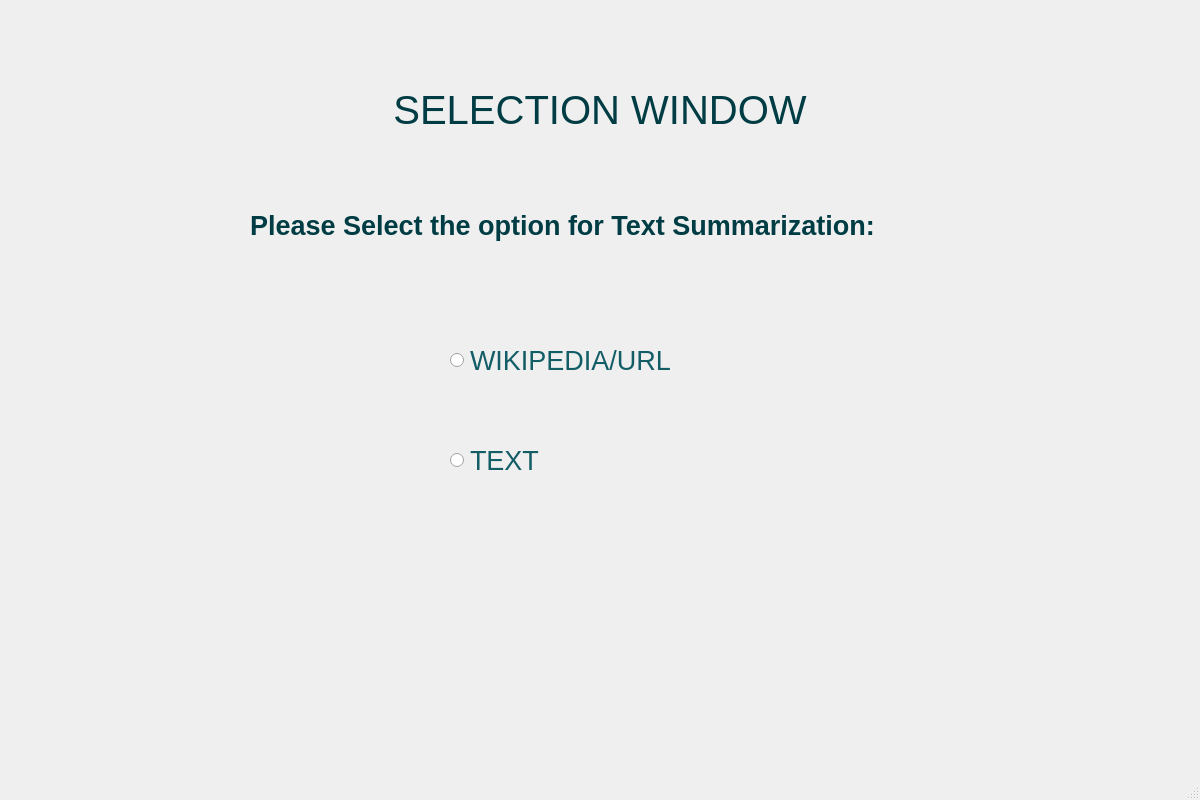
<?xml version="1.0" encoding="UTF-8"?>
<ui version="4.0">
 <class>MainWindow</class>
 <widget class="QMainWindow" name="MainWindow">
  <property name="geometry">
   <rect>
    <x>0</x>
    <y>0</y>
    <width>1200</width>
    <height>800</height>
   </rect>
  </property>
  <property name="windowTitle">
   <string>TextSummarization</string>
  </property>
  <property name="styleSheet">
   <string notr="true">QMainWindow:{background-color:&quot;#795eff&quot;}</string>
  </property>
  <widget class="QWidget" name="centralwidget">
   <property name="styleSheet">
    <string notr="true">background-color:&quot;#E3FEF7&quot;</string>
   </property>
   <widget class="QRadioButton" name="radioButton">
    <property name="geometry">
     <rect>
      <x>450</x>
      <y>340</y>
      <width>300</width>
      <height>40</height>
     </rect>
    </property>
    <property name="font">
     <font>
      <family>Arial</family>
      <pointsize>20</pointsize>
      <italic>false</italic>
      <fontweight>ExtraBold</fontweight>
     </font>
    </property>
    <property name="layoutDirection">
     <enum>Qt::LeftToRight</enum>
    </property>
    <property name="styleSheet">
     <string notr="true">font: 800 20pt &quot;Arial&quot;;
color: rgb(19, 93, 102);</string>
    </property>
    <property name="text">
     <string>WIKIPEDIA/URL</string>
    </property>
   </widget>
   <widget class="QRadioButton" name="radioButton_2">
    <property name="geometry">
     <rect>
      <x>450</x>
      <y>440</y>
      <width>300</width>
      <height>40</height>
     </rect>
    </property>
    <property name="font">
     <font>
      <family>Arial</family>
      <pointsize>20</pointsize>
      <italic>false</italic>
      <fontweight>ExtraBold</fontweight>
     </font>
    </property>
    <property name="styleSheet">
     <string notr="true">font: 800 20pt &quot;Arial&quot;;
color: rgb(19, 93, 102);</string>
    </property>
    <property name="text">
     <string>TEXT</string>
    </property>
   </widget>
   <widget class="QLabel" name="label">
    <property name="geometry">
     <rect>
      <x>250</x>
      <y>200</y>
      <width>700</width>
      <height>50</height>
     </rect>
    </property>
    <property name="palette">
     <palette>
      <active>
       <colorrole role="WindowText">
        <brush brushstyle="SolidPattern">
         <color alpha="255">
          <red>170</red>
          <green>0</green>
          <blue>0</blue>
         </color>
        </brush>
       </colorrole>
       <colorrole role="Button">
        <brush brushstyle="SolidPattern">
         <color alpha="255">
          <red>227</red>
          <green>254</green>
          <blue>247</blue>
         </color>
        </brush>
       </colorrole>
       <colorrole role="Text">
        <brush brushstyle="SolidPattern">
         <color alpha="255">
          <red>0</red>
          <green>60</green>
          <blue>67</blue>
         </color>
        </brush>
       </colorrole>
       <colorrole role="ButtonText">
        <brush brushstyle="SolidPattern">
         <color alpha="255">
          <red>0</red>
          <green>60</green>
          <blue>67</blue>
         </color>
        </brush>
       </colorrole>
       <colorrole role="Base">
        <brush brushstyle="SolidPattern">
         <color alpha="255">
          <red>227</red>
          <green>254</green>
          <blue>247</blue>
         </color>
        </brush>
       </colorrole>
       <colorrole role="Window">
        <brush brushstyle="SolidPattern">
         <color alpha="255">
          <red>227</red>
          <green>254</green>
          <blue>247</blue>
         </color>
        </brush>
       </colorrole>
       <colorrole role="PlaceholderText">
        <brush brushstyle="SolidPattern">
         <color alpha="128">
          <red>0</red>
          <green>60</green>
          <blue>67</blue>
         </color>
        </brush>
       </colorrole>
      </active>
      <inactive>
       <colorrole role="WindowText">
        <brush brushstyle="SolidPattern">
         <color alpha="255">
          <red>170</red>
          <green>0</green>
          <blue>0</blue>
         </color>
        </brush>
       </colorrole>
       <colorrole role="Button">
        <brush brushstyle="SolidPattern">
         <color alpha="255">
          <red>227</red>
          <green>254</green>
          <blue>247</blue>
         </color>
        </brush>
       </colorrole>
       <colorrole role="Text">
        <brush brushstyle="SolidPattern">
         <color alpha="255">
          <red>0</red>
          <green>60</green>
          <blue>67</blue>
         </color>
        </brush>
       </colorrole>
       <colorrole role="ButtonText">
        <brush brushstyle="SolidPattern">
         <color alpha="255">
          <red>0</red>
          <green>60</green>
          <blue>67</blue>
         </color>
        </brush>
       </colorrole>
       <colorrole role="Base">
        <brush brushstyle="SolidPattern">
         <color alpha="255">
          <red>227</red>
          <green>254</green>
          <blue>247</blue>
         </color>
        </brush>
       </colorrole>
       <colorrole role="Window">
        <brush brushstyle="SolidPattern">
         <color alpha="255">
          <red>227</red>
          <green>254</green>
          <blue>247</blue>
         </color>
        </brush>
       </colorrole>
       <colorrole role="PlaceholderText">
        <brush brushstyle="SolidPattern">
         <color alpha="128">
          <red>0</red>
          <green>60</green>
          <blue>67</blue>
         </color>
        </brush>
       </colorrole>
      </inactive>
      <disabled>
       <colorrole role="WindowText">
        <brush brushstyle="SolidPattern">
         <color alpha="255">
          <red>120</red>
          <green>120</green>
          <blue>120</blue>
         </color>
        </brush>
       </colorrole>
       <colorrole role="Button">
        <brush brushstyle="SolidPattern">
         <color alpha="255">
          <red>227</red>
          <green>254</green>
          <blue>247</blue>
         </color>
        </brush>
       </colorrole>
       <colorrole role="Text">
        <brush brushstyle="SolidPattern">
         <color alpha="255">
          <red>0</red>
          <green>60</green>
          <blue>67</blue>
         </color>
        </brush>
       </colorrole>
       <colorrole role="ButtonText">
        <brush brushstyle="SolidPattern">
         <color alpha="255">
          <red>0</red>
          <green>60</green>
          <blue>67</blue>
         </color>
        </brush>
       </colorrole>
       <colorrole role="Base">
        <brush brushstyle="SolidPattern">
         <color alpha="255">
          <red>227</red>
          <green>254</green>
          <blue>247</blue>
         </color>
        </brush>
       </colorrole>
       <colorrole role="Window">
        <brush brushstyle="SolidPattern">
         <color alpha="255">
          <red>227</red>
          <green>254</green>
          <blue>247</blue>
         </color>
        </brush>
       </colorrole>
       <colorrole role="PlaceholderText">
        <brush brushstyle="SolidPattern">
         <color alpha="128">
          <red>0</red>
          <green>60</green>
          <blue>67</blue>
         </color>
        </brush>
       </colorrole>
      </disabled>
     </palette>
    </property>
    <property name="font">
     <font>
      <family>Arial</family>
      <pointsize>20</pointsize>
      <italic>false</italic>
      <bold>true</bold>
     </font>
    </property>
    <property name="styleSheet">
     <string notr="true">font: 700 20pt &quot;Arial&quot;;
color: rgb(0, 60, 67);</string>
    </property>
    <property name="text">
     <string>Please Select the option for Text Summarization:</string>
    </property>
   </widget>
   <widget class="QLabel" name="label_2">
    <property name="geometry">
     <rect>
      <x>300</x>
      <y>80</y>
      <width>600</width>
      <height>60</height>
     </rect>
    </property>
    <property name="palette">
     <palette>
      <active>
       <colorrole role="WindowText">
        <brush brushstyle="SolidPattern">
         <color alpha="255">
          <red>170</red>
          <green>0</green>
          <blue>0</blue>
         </color>
        </brush>
       </colorrole>
       <colorrole role="Button">
        <brush brushstyle="SolidPattern">
         <color alpha="255">
          <red>227</red>
          <green>254</green>
          <blue>247</blue>
         </color>
        </brush>
       </colorrole>
       <colorrole role="Text">
        <brush brushstyle="SolidPattern">
         <color alpha="255">
          <red>0</red>
          <green>60</green>
          <blue>67</blue>
         </color>
        </brush>
       </colorrole>
       <colorrole role="ButtonText">
        <brush brushstyle="SolidPattern">
         <color alpha="255">
          <red>0</red>
          <green>60</green>
          <blue>67</blue>
         </color>
        </brush>
       </colorrole>
       <colorrole role="Base">
        <brush brushstyle="SolidPattern">
         <color alpha="255">
          <red>227</red>
          <green>254</green>
          <blue>247</blue>
         </color>
        </brush>
       </colorrole>
       <colorrole role="Window">
        <brush brushstyle="SolidPattern">
         <color alpha="255">
          <red>227</red>
          <green>254</green>
          <blue>247</blue>
         </color>
        </brush>
       </colorrole>
       <colorrole role="PlaceholderText">
        <brush brushstyle="SolidPattern">
         <color alpha="128">
          <red>0</red>
          <green>60</green>
          <blue>67</blue>
         </color>
        </brush>
       </colorrole>
      </active>
      <inactive>
       <colorrole role="WindowText">
        <brush brushstyle="SolidPattern">
         <color alpha="255">
          <red>170</red>
          <green>0</green>
          <blue>0</blue>
         </color>
        </brush>
       </colorrole>
       <colorrole role="Button">
        <brush brushstyle="SolidPattern">
         <color alpha="255">
          <red>227</red>
          <green>254</green>
          <blue>247</blue>
         </color>
        </brush>
       </colorrole>
       <colorrole role="Text">
        <brush brushstyle="SolidPattern">
         <color alpha="255">
          <red>0</red>
          <green>60</green>
          <blue>67</blue>
         </color>
        </brush>
       </colorrole>
       <colorrole role="ButtonText">
        <brush brushstyle="SolidPattern">
         <color alpha="255">
          <red>0</red>
          <green>60</green>
          <blue>67</blue>
         </color>
        </brush>
       </colorrole>
       <colorrole role="Base">
        <brush brushstyle="SolidPattern">
         <color alpha="255">
          <red>227</red>
          <green>254</green>
          <blue>247</blue>
         </color>
        </brush>
       </colorrole>
       <colorrole role="Window">
        <brush brushstyle="SolidPattern">
         <color alpha="255">
          <red>227</red>
          <green>254</green>
          <blue>247</blue>
         </color>
        </brush>
       </colorrole>
       <colorrole role="PlaceholderText">
        <brush brushstyle="SolidPattern">
         <color alpha="128">
          <red>0</red>
          <green>60</green>
          <blue>67</blue>
         </color>
        </brush>
       </colorrole>
      </inactive>
      <disabled>
       <colorrole role="WindowText">
        <brush brushstyle="SolidPattern">
         <color alpha="255">
          <red>120</red>
          <green>120</green>
          <blue>120</blue>
         </color>
        </brush>
       </colorrole>
       <colorrole role="Button">
        <brush brushstyle="SolidPattern">
         <color alpha="255">
          <red>227</red>
          <green>254</green>
          <blue>247</blue>
         </color>
        </brush>
       </colorrole>
       <colorrole role="Text">
        <brush brushstyle="SolidPattern">
         <color alpha="255">
          <red>0</red>
          <green>60</green>
          <blue>67</blue>
         </color>
        </brush>
       </colorrole>
       <colorrole role="ButtonText">
        <brush brushstyle="SolidPattern">
         <color alpha="255">
          <red>0</red>
          <green>60</green>
          <blue>67</blue>
         </color>
        </brush>
       </colorrole>
       <colorrole role="Base">
        <brush brushstyle="SolidPattern">
         <color alpha="255">
          <red>227</red>
          <green>254</green>
          <blue>247</blue>
         </color>
        </brush>
       </colorrole>
       <colorrole role="Window">
        <brush brushstyle="SolidPattern">
         <color alpha="255">
          <red>227</red>
          <green>254</green>
          <blue>247</blue>
         </color>
        </brush>
       </colorrole>
       <colorrole role="PlaceholderText">
        <brush brushstyle="SolidPattern">
         <color alpha="128">
          <red>0</red>
          <green>60</green>
          <blue>67</blue>
         </color>
        </brush>
       </colorrole>
      </disabled>
     </palette>
    </property>
    <property name="font">
     <font>
      <family>Arial</family>
      <pointsize>30</pointsize>
      <italic>false</italic>
      <fontweight>ExtraBold</fontweight>
     </font>
    </property>
    <property name="autoFillBackground">
     <bool>false</bool>
    </property>
    <property name="styleSheet">
     <string notr="true">font: 800 30pt &quot;Arial&quot;;
color: rgb(0, 60, 67);</string>
    </property>
    <property name="text">
     <string>SELECTION WINDOW</string>
    </property>
    <property name="alignment">
     <set>Qt::AlignCenter</set>
    </property>
   </widget>
  </widget>
  <widget class="QStatusBar" name="statusbar"/>
 </widget>
 <resources/>
 <connections/>
</ui>
